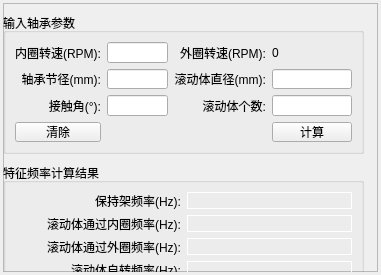
    <widget class="QWidget" name="page_2">
     <property name="geometry">
      <rect>
       <x>0</x>
       <y>0</y>
       <width>381</width>
       <height>275</height>
      </rect>
     </property>
     <attribute name="label">
      <string>2.特征频率计算</string>
     </attribute>
     <layout class="QGridLayout" name="gridLayout_2">
      <property name="leftMargin">
       <number>3</number>
      </property>
      <property name="topMargin">
       <number>3</number>
      </property>
      <property name="rightMargin">
       <number>3</number>
      </property>
      <property name="bottomMargin">
       <number>3</number>
      </property>
      <property name="spacing">
       <number>3</number>
      </property>
      <item row="0" column="0">
       <widget class="QFrame" name="frame_2">
        <property name="frameShape">
         <enum>QFrame::StyledPanel</enum>
        </property>
        <property name="frameShadow">
         <enum>QFrame::Raised</enum>
        </property>
        <widget class="QGroupBox" name="groupBox_2">
         <property name="geometry">
          <rect>
           <x>0</x>
           <y>10</y>
           <width>361</width>
           <height>141</height>
          </rect>
         </property>
         <property name="title">
          <string>输入轴承参数</string>
         </property>
         <layout class="QGridLayout" name="gridLayout_3">
          <item row="3" column="3">
           <widget class="QPushButton" name="pushButton_caculate_fre_charact">
            <property name="text">
             <string>计算</string>
            </property>
           </widget>
          </item>
          <item row="1" column="2">
           <widget class="QLabel" name="label_rolling_element_diameter">
            <property name="text">
             <string>滚动体直径(mm):</string>
            </property>
            <property name="alignment">
             <set>Qt::AlignRight|Qt::AlignTrailing|Qt::AlignVCenter</set>
            </property>
           </widget>
          </item>
          <item row="2" column="0">
           <widget class="QLabel" name="label_contact_angle">
            <property name="text">
             <string>接触角(°):</string>
            </property>
            <property name="alignment">
             <set>Qt::AlignRight|Qt::AlignTrailing|Qt::AlignVCenter</set>
            </property>
           </widget>
          </item>
          <item row="0" column="1">
           <widget class="QLineEdit" name="lineEdit_rotation_speed"/>
          </item>
          <item row="2" column="1">
           <widget class="QLineEdit" name="lineEdit_contact_angle">
            <property name="text">
             <string/>
            </property>
           </widget>
          </item>
          <item row="0" column="2">
           <widget class="QLabel" name="label_6">
            <property name="text">
             <string>外圈转速(RPM):</string>
            </property>
            <property name="alignment">
             <set>Qt::AlignRight|Qt::AlignTrailing|Qt::AlignVCenter</set>
            </property>
           </widget>
          </item>
          <item row="1" column="3">
           <widget class="QLineEdit" name="lineEdit_rolling_element_diameter"/>
          </item>
          <item row="2" column="2">
           <widget class="QLabel" name="label_rolling_element_num">
            <property name="text">
             <string>滚动体个数:</string>
            </property>
            <property name="alignment">
             <set>Qt::AlignRight|Qt::AlignTrailing|Qt::AlignVCenter</set>
            </property>
           </widget>
          </item>
          <item row="0" column="0">
           <widget class="QLabel" name="label_label_rotation_speed">
            <property name="text">
             <string>内圈转速(RPM):</string>
            </property>
            <property name="alignment">
             <set>Qt::AlignRight|Qt::AlignTrailing|Qt::AlignVCenter</set>
            </property>
           </widget>
          </item>
          <item row="2" column="3">
           <widget class="QLineEdit" name="lineEdit_rolling_element_num"/>
          </item>
          <item row="1" column="0">
           <widget class="QLabel" name="label_label_pitch_diameter">
            <property name="text">
             <string>轴承节径(mm):</string>
            </property>
            <property name="alignment">
             <set>Qt::AlignRight|Qt::AlignTrailing|Qt::AlignVCenter</set>
            </property>
           </widget>
          </item>
          <item row="1" column="1">
           <widget class="QLineEdit" name="lineEdit_pitch_diameter"/>
          </item>
          <item row="3" column="0">
           <widget class="QPushButton" name="pushButton_clear_fre_charact">
            <property name="text">
             <string>清除</string>
            </property>
           </widget>
          </item>
          <item row="0" column="3">
           <widget class="QLabel" name="label_11">
            <property name="text">
             <string>0</string>
            </property>
           </widget>
          </item>
         </layout>
        </widget>
        <widget class="QGroupBox" name="groupBox_3">
         <property name="geometry">
          <rect>
           <x>0</x>
           <y>160</y>
           <width>361</width>
           <height>126</height>
          </rect>
         </property>
         <property name="title">
          <string>特征频率计算结果</string>
         </property>
         <layout class="QGridLayout" name="gridLayout">
          <item row="0" column="0">
           <widget class="QLabel" name="label_FTF">
            <property name="text">
             <string>保持架频率(Hz):</string>
            </property>
            <property name="alignment">
             <set>Qt::AlignRight|Qt::AlignTrailing|Qt::AlignVCenter</set>
            </property>
           </widget>
          </item>
          <item row="2" column="0">
           <widget class="QLabel" name="label_BPFI">
            <property name="text">
             <string>滚动体通过内圈频率(Hz):</string>
            </property>
            <property name="alignment">
             <set>Qt::AlignRight|Qt::AlignTrailing|Qt::AlignVCenter</set>
            </property>
           </widget>
          </item>
          <item row="4" column="0">
           <widget class="QLabel" name="label_BPFO">
            <property name="text">
             <string>滚动体通过外圈频率(Hz):</string>
            </property>
            <property name="alignment">
             <set>Qt::AlignRight|Qt::AlignTrailing|Qt::AlignVCenter</set>
            </property>
           </widget>
          </item>
          <item row="6" column="0">
           <widget class="QLabel" name="label_BSF">
            <property name="text">
             <string>滚动体自转频率(Hz):</string>
            </property>
            <property name="alignment">
             <set>Qt::AlignRight|Qt::AlignTrailing|Qt::AlignVCenter</set>
            </property>
           </widget>
          </item>
          <item row="0" column="1">
           <widget class="QLabel" name="label_FTF_res">
            <property name="styleSheet">
             <string notr="true">border: 1px solid white;</string>
            </property>
            <property name="text">
             <string/>
            </property>
           </widget>
          </item>
          <item row="2" column="1">
           <widget class="QLabel" name="label_BPFI_res">
            <property name="styleSheet">
             <string notr="true">border: 1px solid white;</string>
            </property>
            <property name="text">
             <string/>
            </property>
           </widget>
          </item>
          <item row="4" column="1">
           <widget class="QLabel" name="label_BPFO_res">
            <property name="styleSheet">
             <string notr="true">border: 1px solid white;</string>
            </property>
            <property name="text">
             <string/>
            </property>
           </widget>
          </item>
          <item row="6" column="1">
           <widget class="QLabel" name="label_BSF_res">
            <property name="styleSheet">
             <string notr="true">border: 1px solid white;</string>
            </property>
            <property name="text">
             <string/>
            </property>
           </widget>
          </item>
         </layout>
        </widget>
       </widget>
      </item>
     </layout>
    </widget>
